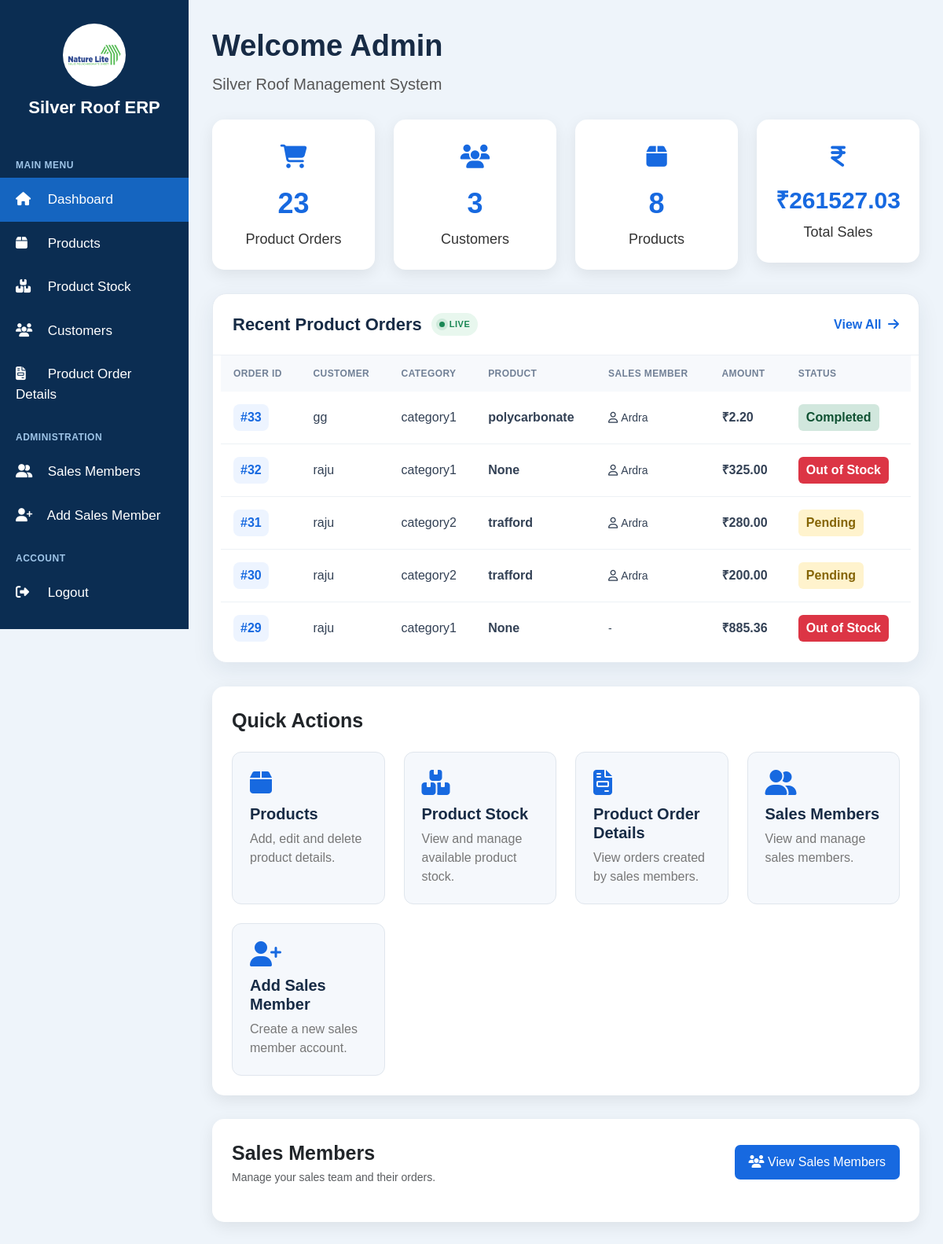
Page /dashboard/admin/ (signed in) on the earlier database version.
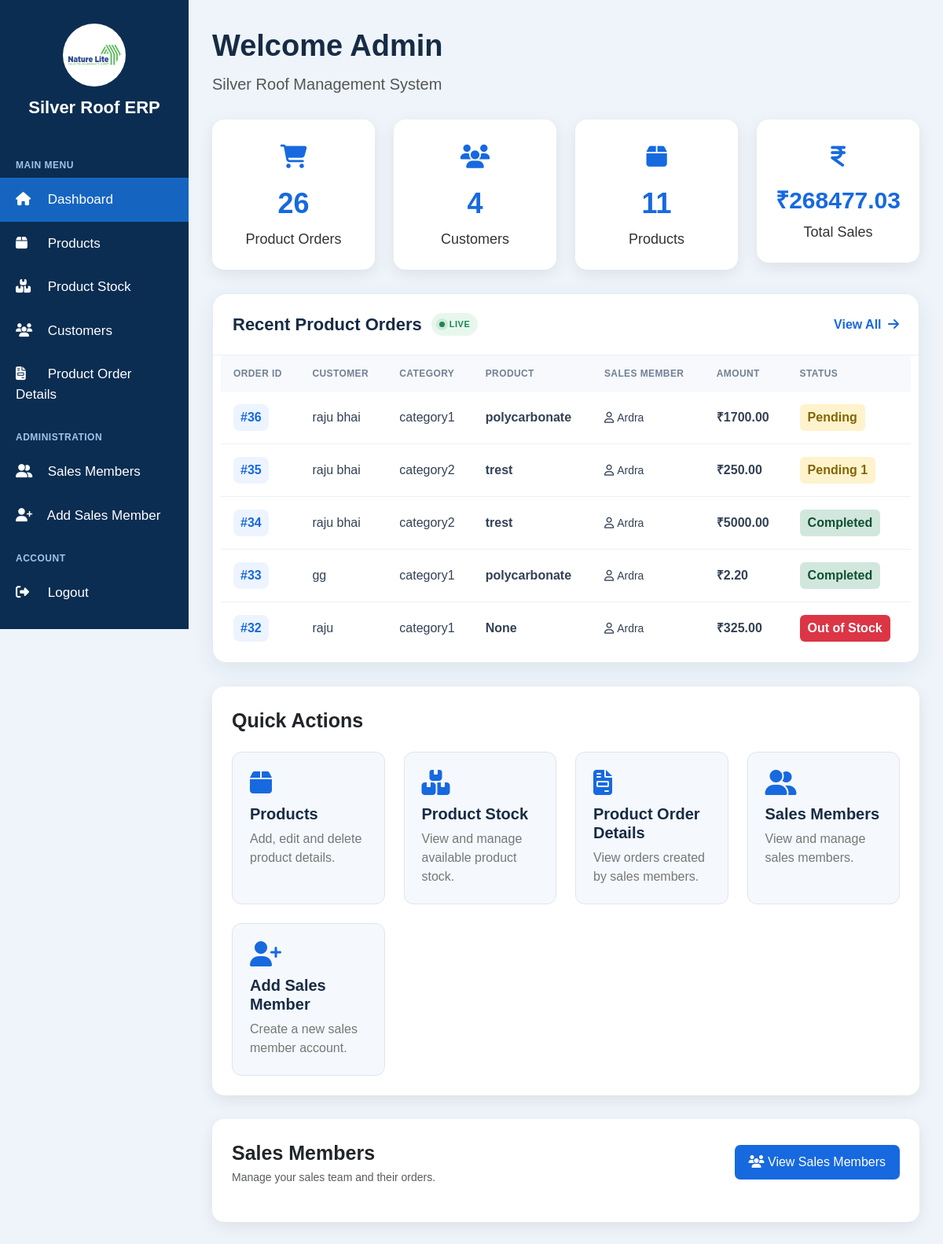
Same page on the later database version.
### orders/models.py (models this page shows, shortened)
class Order(models.Model):
    STATUS_CHOICES = [
        ("Pending", "Pending"),
        ("Approved", "Approved"),
        ("Completed", "Completed"),
        ("Cancelled", "Cancelled"),
        ("Out of Stock", "Out of Stock"),
    ]
    LOADING_CHOICES = [
        ("G-1", "G-1"),
        ("WS", "WS"),
        ("PVR", "PVR"),
        ("G-2", "G-2"),
    ]
    DISPATCH_STATUS_CHOICES = [
        ("Not Dispatched", "Not Dispatched"),
        ("Dispatched", "Dispatched"),
    ]
    LOCATION_CHOICES = [
        ("ERNAKULAM-GOSHREE ROUTE", "ERNAKULAM-GOSHREE ROUTE"),
        ("ERNAKULAM-EDAPPALLY-ROUTE", "ERNAKULAM-EDAPPALLY-ROUTE"),
        ("PALAKKAD-ROUTE", "PALAKKAD-ROUTE"),
        ("WAYANAD-ROUTE", "WAYANAD-ROUTE"),
        ("CALICUT-ROUTE", "CALICUT-ROUTE"),
        ("NILABUR-MANCHERY-ROUTE", "NILABUR-MANCHERY-ROUTE"),
        ("NILABUR-PERINTHALMANNA-ROUTE", "NILABUR-PERINTHALMANNA-ROUTE"),
    ]
    sales_member = models.ForeignKey(
        User,
        on_delete=models.SET_NULL,
        null=True,
        blank=True,
        related_name="sales_orders",
    )
    customer_name = models.CharField(
        max_length=150,
    )
    phone = models.CharField(
        max_length=10,
        blank=True,
    )
    company_name = models.CharField(
        max_length=150,
        blank=True,
    )
    location = models.CharField(
        max_length=50,
        choices=LOCATION_CHOICES,
        blank=True,
    )
    address = models.TextField(
        blank=True,
    )
    product = models.ForeignKey(
        Product,
        on_delete=models.SET_NULL,
        null=True,
        blank=True,
        related_name="orders",
    )
    category = models.ForeignKey(
        Category,
        on_delete=models.PROTECT,
        related_name="orders",
        null=True,
        blank=True,
    )
    subcategory = models.ForeignKey(
        SubCategory,
        on_delete=models.SET_NULL,
        null=True,
        blank=True,
        related_name="orders",
    )
    subcategory_text = models.CharField(
        max_length=150,
        blank=True,
        null=True,
    )
    brand = models.ForeignKey(
        Brand,
        on_delete=models.SET_NULL,
        null=True,
        blank=True,
        related_name="orders",
    )
    thickness = models.ForeignKey(
        Thickness,
        on_delete=models.SET_NULL,
        null=True,
        blank=True,
        related_name="orders",
    )
    colour = models.ForeignKey(
        Colour,
        on_delete=models.SET_NULL,
        null=True,
        blank=True,
        related_name="orders",
    )
    colour_text = models.CharField(
        max_length=100,
        blank=True,
        null=True,
    )
    design = models.ForeignKey(
        Design,
        on_delete=models.SET_NULL,
        null=True,
        blank=True,
        related_name="orders",
    )
    design_text = models.CharField(
        max_length=100,
        blank=True,
        null=True,
    )
    core_number = models.CharField(
        max_length=100,
        blank=True,
    )
    size_text = models.CharField(
        max_length=100,
        blank=True,
        null=True,
    )
    width_ft = models.DecimalField(
        max_digits=10,
        decimal_places=2,
        null=True,
        blank=True,
    )
    width_meter = models.DecimalField(
        max_digits=10,
        decimal_places=4,
        null=True,
        blank=True,
    )
    length_ft = models.DecimalField(
        max_digits=10,
        decimal_places=2,
        default=0,
    )
    sheets = models.PositiveIntegerField(
        default=0,
    )
    sq_mtr = models.DecimalField(
        max_digits=12,
        decimal_places=2,
        default=0,
        null=True,
        blank=True,
    )
    sqm_price = models.DecimalField(
        max_digits=12,
        decimal_places=2,
        default=0,
        null=True,
        blank=True,
    )
    rate = models.DecimalField(
        max_digits=12,
        decimal_places=2,
        default=0,
    )
    amount = models.DecimalField(
        max_digits=14,
        decimal_places=2,
        default=0,
    )
    loading_from = models.CharField(
        max_length=50,
        choices=LOADING_CHOICES,
        blank=True,
    )
    order_taken_by = models.ForeignKey(
        User,
        on_delete=models.SET_NULL,
        null=True,
        blank=True,
        related_name="taken_orders",
    )
    remarks = models.TextField(
        blank=True,
        null=True,
    )
    status = models.CharField(
        max_length=20,
        choices=STATUS_CHOICES,
        default="Pending1",
    )
    dispatch_status = models.CharField(
        max_length=20,
        choices=DISPATCH_STATUS_CHOICES,
        default="Not Dispatched",
    )
    dispatch_date = models.DateField(
        null=True,
        blank=True,
    )
    dispatched_by = models.ForeignKey(
        User,
        on_delete=models.SET_NULL,
        null=True,
        blank=True,
        related_name="dispatched_orders",
    )
    created_at = models.DateTimeField(
        auto_now_add=True,
    )
    updated_at = models.DateTimeField(
        auto_now=True,
    )

### products/models.py (models this page shows, shortened)
class Category(models.Model):
    name = models.CharField(
        max_length=100
    )

class Product(models.Model):
    category = models.ForeignKey(
        Category,
        on_delete=models.CASCADE,
        related_name="products"
    )
    product_name = models.CharField(
        max_length=150,
        blank=True,
        null=True
    )
    subcategory = models.ForeignKey(
        SubCategory,
        on_delete=models.SET_NULL,
        related_name="products",
        blank=True,
        null=True
    )
    subcategory_text = models.CharField(
        max_length=100,
        blank=True,
        null=True
    )
    width = models.CharField(
        max_length=100,
        blank=True,
        null=True
    )
    brand = models.ForeignKey(
        Brand,
        on_delete=models.SET_NULL,
        related_name="products",
        blank=True,
        null=True
    )
    thickness = models.ForeignKey(
        Thickness,
        on_delete=models.SET_NULL,
        related_name="products",
        blank=True,
        null=True
    )
    colour = models.ForeignKey(
        Colour,
        on_delete=models.SET_NULL,
        related_name="products",
        blank=True,
        null=True
    )
    design = models.ForeignKey(
        Design,
        on_delete=models.SET_NULL,
        related_name="products",
        blank=True,
        null=True
    )
    width_ft = models.DecimalField(
        max_digits=8,
        decimal_places=2,
        default=0,
        blank=True,
        null=True
    )
    core_number = models.CharField(
        max_length=100,
        blank=True,
        null=True
    )
    sqt_rate = models.DecimalField(
        max_digits=10,
        decimal_places=2,
        default=0,
        blank=True,
        null=True
    )
    size = models.CharField(
        max_length=100,
        blank=True,
        null=True
    )
    nos = models.PositiveIntegerField(
        blank=True,
        null=True,
        default=0
    )

### main_dashboard/views.py (the view)
@login_required
@user_passes_test(is_admin)
def admin_dashboard(request):
    total_sales = (
        Order.objects.aggregate(
            total=Sum("amount")
        )["total"] or 0
    )
    sales_members = User.objects.none()
    try:
        sales_group = Group.objects.get(name="Sales")
        sales_members = User.objects.filter(
            groups=sales_group,
            is_superuser=False,
            is_active=True
        )
    except Group.DoesNotExist:
        pass
    context = {
        "products": Product.objects.count(),
        "customers": Customer.objects.count(),
        "orders": Order.objects.count(),
        "sales_members": sales_members.count(),
        "recent_orders": Order.objects.order_by("-id")[:5],
        "total_sales": total_sales,
    }
    return render(
        request,
        "dashboard/admin_dashboard.html",
        context
    )

### main_dashboard/views.py (called while the page is built)
def is_admin(user):
    return user.is_authenticated and user.is_superuser

### templates/dashboard/admin_dashboard.html (shortened to what the changed rows need)
{% load static %}
<!DOCTYPE html>
<html lang="en">
<head>
    <link
        href="https://cdn.jsdelivr.net/npm/bootstrap@5.3.3/dist/css/bootstrap.min.css"
        rel="stylesheet"
    >
    <link
        rel="stylesheet"
        href="https://cdnjs.cloudflare.com/ajax/libs/font-awesome/6.5.2/css/all.min.css"
    >
</head>
<body>
<div class="main-content">
    <div class="row g-4">
        <div class="col-lg-3 col-md-6">
            <div class="summary-card">
                <div class="summary-icon">
                    <i class="fa-solid fa-cart-shopping"></i>
                </div>
                <div class="summary-number">
                    {{ orders }}
                </div>
                <div class="summary-label">
                    Product Orders
                </div>
            </div>
        </div>
        <div class="col-lg-3 col-md-6">
            <div class="summary-card">
                <div class="summary-icon">
                    <i class="fa-solid fa-users"></i>
                </div>
                <div class="summary-number">
                    {{ customers }}
                </div>
                <div class="summary-label">
                    Customers
                </div>
            </div>
        </div>
        <div class="col-lg-3 col-md-6">
            <div class="summary-card">
                <div class="summary-icon">
                    <i class="fa-solid fa-box"></i>
                </div>
                <div class="summary-number">
                    {{ products }}
                </div>
                <div class="summary-label">
                    Products
                </div>
            </div>
        </div>
        <div class="col-lg-3 col-md-6">
            <div class="summary-card">
                <div class="summary-icon">
                    <i class="fa-solid fa-indian-rupee-sign"></i>
                </div>
                <div class="summary-number sales-number">
                    ₹{{ total_sales|floatformat:2 }}
                </div>
                <div class="summary-label">
                    Total Sales
                </div>
            </div>
        </div>
    </div>
    <div class="orders-card">
        <div class="table-responsive orders-table-wrap">
            <table class="orders-table">
                <thead>
                    <tr>
                        <th>Order ID</th>
                        <th>Customer</th>
                        <th>Category</th>
                        <th>Product</th>
                        <th>Sales Member</th>
                        <th>Amount</th>
                        <th>Status</th>
                    </tr>
                </thead>
                <tbody>
                    {% for order in recent_orders %}
                    <tr>
                        <td><span class="order-id">#{{ order.id }}</span></td>
                        <td>{{ order.customer_name }}</td>
                        <td>
                            {% if order.category %}
                                {{ order.category.name }}
                            {% else %}
                                -
                            {% endif %}
                        </td>
                        <td class="product-name">
                            {% if order.product %}
                                {{ order.product.product_name }}
                            {% else %}
                                -
                            {% endif %}
                        </td>
                        <td class="member-name">
                            {% if order.sales_member %}
                                <i class="fa-regular fa-user me-1"></i>{{ order.sales_member.username }}
                            {% else %}
                                -
                            {% endif %}
                        </td>
                        <td class="amount">₹{{ order.amount|floatformat:2 }}</td>
                        <td>
                            {% if order.status == "Completed" %}
                                <span class="status status-completed">{{ order.status }}</span>
                            {% elif order.status == "Pending" %}
                                <span class="status status-pending">{{ order.status }}</span>
                            {% elif order.status == "Cancelled" %}
                                <span class="status status-cancelled">{{ order.status }}</span>
                            {% elif order.status == "Out of Stock" %}
                                <span class="status status-out">{{ order.status }}</span>
                            {% else %}
                                <span class="status status-pending">{{ order.status }}</span>
                            {% endif %}
                        </td>
                    </tr>
                    {% endfor %}
                </tbody>
            </table>
        </div>
    </div>
</div>
</body>
</html>

Differences in the rows shown:
no longer on this page (row unchanged): Order: id "31", customer_name "raju", category.name "category2", product.product_name "trafford", sales_member.username "Ardra", amount "280.00", status "Pending"
no longer on this page (row unchanged): Order: id "30", customer_name "raju", category.name "category2", product.product_name "trafford", sales_member.username "Ardra", amount "200.00", status "Pending"
no longer on this page (row unchanged): Order: id "29", customer_name "raju", category.name "category1", product.product_name "None", amount "885.36", status "Out of Stock"
added Order: id "36", customer_name "raju bhai", category.name "category1", product.product_name "polycarbonate", sales_member.username "Ardra", amount "1700.00", status "Pending"
added Order: id "35", customer_name "raju bhai", category.name "category2", product.product_name "trest", sales_member.username "Ardra", amount "250.00", status "Pending 1"
added Order: id "34", customer_name "raju bhai", category.name "category2", product.product_name "trest", sales_member.username "Ardra", amount "5000.00", status "Completed"
Other differences:
{{ orders }}: "23" → "26"
{{ customers }}: "3" → "4"
{{ products }}: "8" → "11"
{{ total_sales|floatformat:2 }}: "261527.03" → "268477.03"
